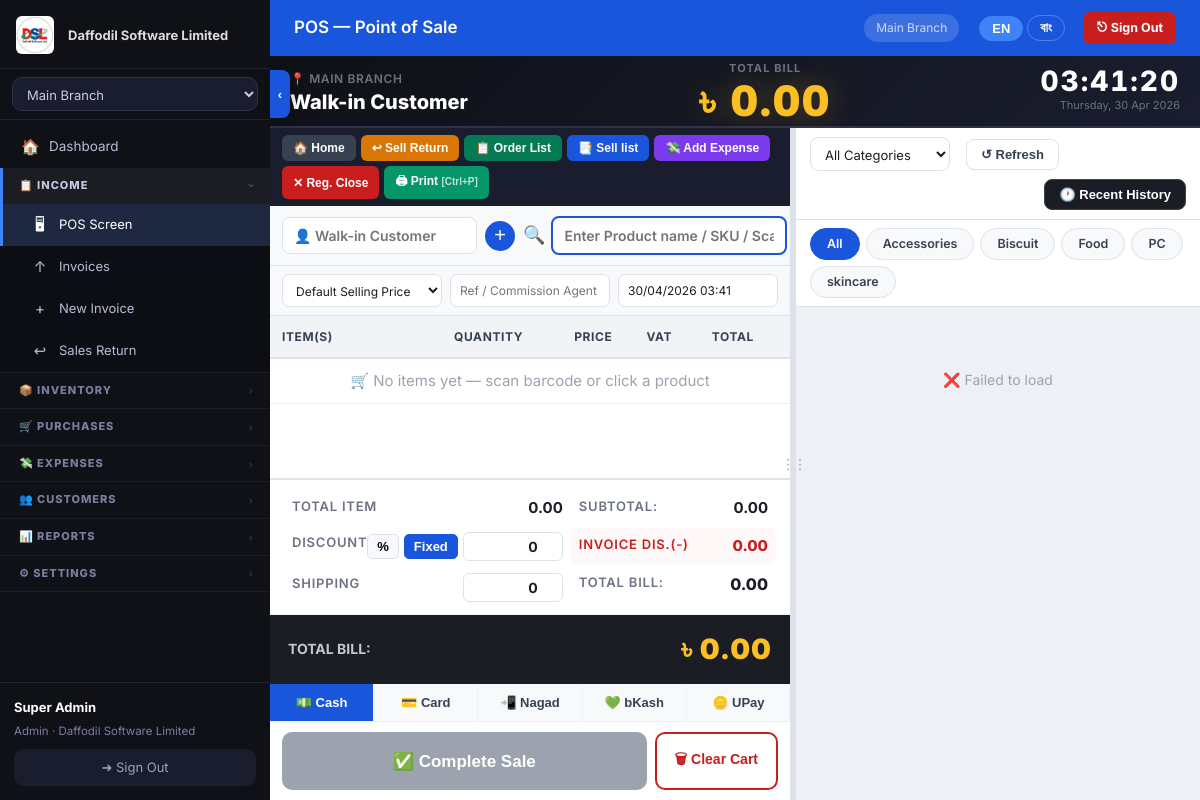
/public/pos.php (signed in), run on the app's committed database.
### tables this page shows
CREATE TABLE `company_settings` (
  `id` int(10) UNSIGNED NOT NULL,
  `tenant_id` int(10) UNSIGNED NOT NULL,
  `company_name` varchar(150) NOT NULL DEFAULT '',
  `address` text,
  `city` varchar(100) DEFAULT NULL,
  `country` varchar(100) DEFAULT NULL,
  `phone` varchar(50) DEFAULT NULL,
  `phone2` varchar(50) DEFAULT NULL,
  `email` varchar(150) DEFAULT NULL,
  `website` varchar(200) DEFAULT NULL,
  `logo_path` varchar(300) DEFAULT NULL,
  `currency` varchar(10) DEFAULT '$',
  `currency_code` varchar(5) DEFAULT 'USD',
  `tax_label` varchar(30) DEFAULT 'VAT',
  `invoice_prefix` varchar(10) DEFAULT 'INV',
  `footer_note` text,
  `updated_at` datetime DEFAULT CURRENT_TIMESTAMP ON UPDATE CURRENT_TIMESTAMP,
  `loyalty_earn_amount` decimal(10,2) NOT NULL DEFAULT '100.00',
  `loyalty_earn_points` int(11) NOT NULL DEFAULT '1',
  `loyalty_redeem_value` decimal(10,4) NOT NULL DEFAULT '1.0000',
  `loyalty_enabled` tinyint(1) NOT NULL DEFAULT '1',
  `loyalty_min_redeem` int(11) NOT NULL DEFAULT '10',
  `loyalty_expiry_days` int(11) NOT NULL DEFAULT '0'
);

CREATE TABLE `branches` (
  `id` int(10) UNSIGNED NOT NULL,
  `tenant_id` int(10) UNSIGNED NOT NULL,
  `name` varchar(120) NOT NULL,
  `address` text,
  `phone` varchar(30) DEFAULT NULL,
  `is_active` tinyint(1) DEFAULT '1',
  `branch_password` varchar(255) DEFAULT NULL,
  `created_at` datetime DEFAULT CURRENT_TIMESTAMP
);

### public/pos.php (the view, shortened to what the rows shown need)
<?php
require_once __DIR__ . '/../src/core.php';
$tid = tid(); $bid = brid();
$page_title = 'POS — Point of Sale';
$cs = db()->prepare('SELECT * FROM company_settings WHERE tenant_id=?');
$cs->execute([$tid]); $cs = $cs->fetch() ?: [];
$currency_sym = !empty($cs['currency']) ? $cs['currency'] : CURRENCY;
$branch_name = '';
foreach (get_branches() as $b) {
    if ($b['id'] == brid()) { $branch_name = $b['name']; break; }
}
?>
<div class="pos-customer-bar">
  <div class="pcb-left">
    <div class="pcb-branch">📍 <?= h($branch_name) ?></div>
    <div class="pcb-cust-name" id="pcb_cust_name">Walk-in Customer</div>
  </div>
  <div class="pcb-center">
    <div class="pcb-total-label">TOTAL BILL</div>
    <div class="pcb-total-amount" id="pcb_total"><?= $currency_sym ?> 0.00</div>
  </div>
</div>
<div class="pos-main" id="pos_main">
  <div class="pos-left" id="pos_left">
    <div class="pos-cart-table-wrap">
      <table class="pos-cart-table" id="cart_table">
        <thead><tr>
          <th style="width:36%">Item(s)</th>
          <th style="width:14%;text-align:center">Quantity</th>
          <th style="width:18%;text-align:right">Price</th>
          <th style="width:14%;text-align:center">VAT</th>
          <th style="width:14%;text-align:right">Total</th>
          <th style="width:4%"></th>
        </tr></thead>
      </table>
    </div>
    <div class="pos-bottom">
      <div class="pos-total-bar">
        <span class="tb-label">TOTAL BILL:</span>
        <span class="tb-value" id="disp_total_main"><?= $currency_sym ?> 0.00</span>
      </div>
    </div>
  </div>
</div>
<?php
$content = ob_get_clean();
include __DIR__ . '/../templates/layout.php';

### templates/layout.php (shortened to what the rows shown need)
<?php
$user             = auth();
$branches         = get_branches();
$active_branch    = brid();
$cs_stmt          = db()->prepare('SELECT * FROM company_settings WHERE tenant_id=?');
$cs_stmt->execute([tid()]);
$cs               = $cs_stmt->fetch() ?: [];
$app_display_name = !empty($cs['company_name']) ? $cs['company_name'] : APP_NAME;
$logo_url         = '';
if (!empty($cs['logo_path'])) $logo_url = APP_URL . '/' . ltrim($cs['logo_path'], '/');
?><!DOCTYPE html>
<html lang="en" id="html-root" data-lang="en">
<head>
<link rel="stylesheet" href="<?= APP_URL ?>/assets/style.css">
</head>
<body class="<?= (isset($_COOKIE['sidebar_collapsed']) && $_COOKIE['sidebar_collapsed']==='1') ? 'sidebar-collapsed' : '' ?>">
<aside class="sidebar" id="sidebar">
  <div class="sidebar-logo">
    <?php if ($logo_url): ?>
      <img src="<?= h($logo_url) ?>" style="height:38px;max-width:130px;object-fit:contain;border-radius:6px">
      <span class="nav-text sidebar-logo-text" style="font-size:13px;opacity:.85;margin-left:4px"><?= h($app_display_name) ?></span>
    <?php else: ?>
      <span style="font-size:26px;color:#3f83f8;flex-shrink:0">⬡</span>
      <span class="nav-text sidebar-logo-text" style="font-size:15px;font-weight:800"><?= h($app_display_name) ?></span>
    <?php endif; ?>
  </div>
  <div class="sidebar-footer">
    <div class="user-badge">
      <strong class="nav-text"><?= h($user['name']) ?></strong>
      <span class="nav-text"><?= h(ucfirst($user['role'])) ?> · <?= h($app_display_name) ?></span>
    </div>
  </div>
</aside>
<div class="main-wrap" id="mainWrap">
  <header class="top-bar">
    <h1 class="page-heading"><?= h($page_title ?? '') ?></h1>
    <span class="top-bar-branch"><?php
      foreach ($branches as $b) if ($b['id'] == $active_branch) echo h($b['name']);
    ?></span>
    <div class="lang-toggle no-print" style="margin-left:8px">
      <button class="lang-btn active" id="btn-lang-en" onclick="setLang('en')">EN</button>
      <button class="lang-btn"        id="btn-lang-bn" onclick="setLang('bn')">বাং</button>
    </div>
    <a href="<?= APP_URL ?>/logout.php" class="topbar-signout no-print"
       onclick="return confirm('Sign out?')" title="Sign Out">
      <span class="t-en">⎋ Sign Out</span><span class="t-bn">⎋ বের হন</span>
    </a>
  </header>
  <main class="content"><?= $content ?? '' ?></main>
</div>
</body>
</html>

### data on the page
company_settings: logo_path (picture), company_name "Daffodil Software Limited", currency "৳"
branches: name "Main Branch", name "MAIN BRANCH"

### other printed values
$user['name'] "Super Admin"
$user['role'] "Admin"
$page_title "POS — Point of Sale"
$c "Accessories"
$c "Biscuit"
$c "Food"
$c "PC"
$c "skincare"
form field branch_id "Main Branch"
